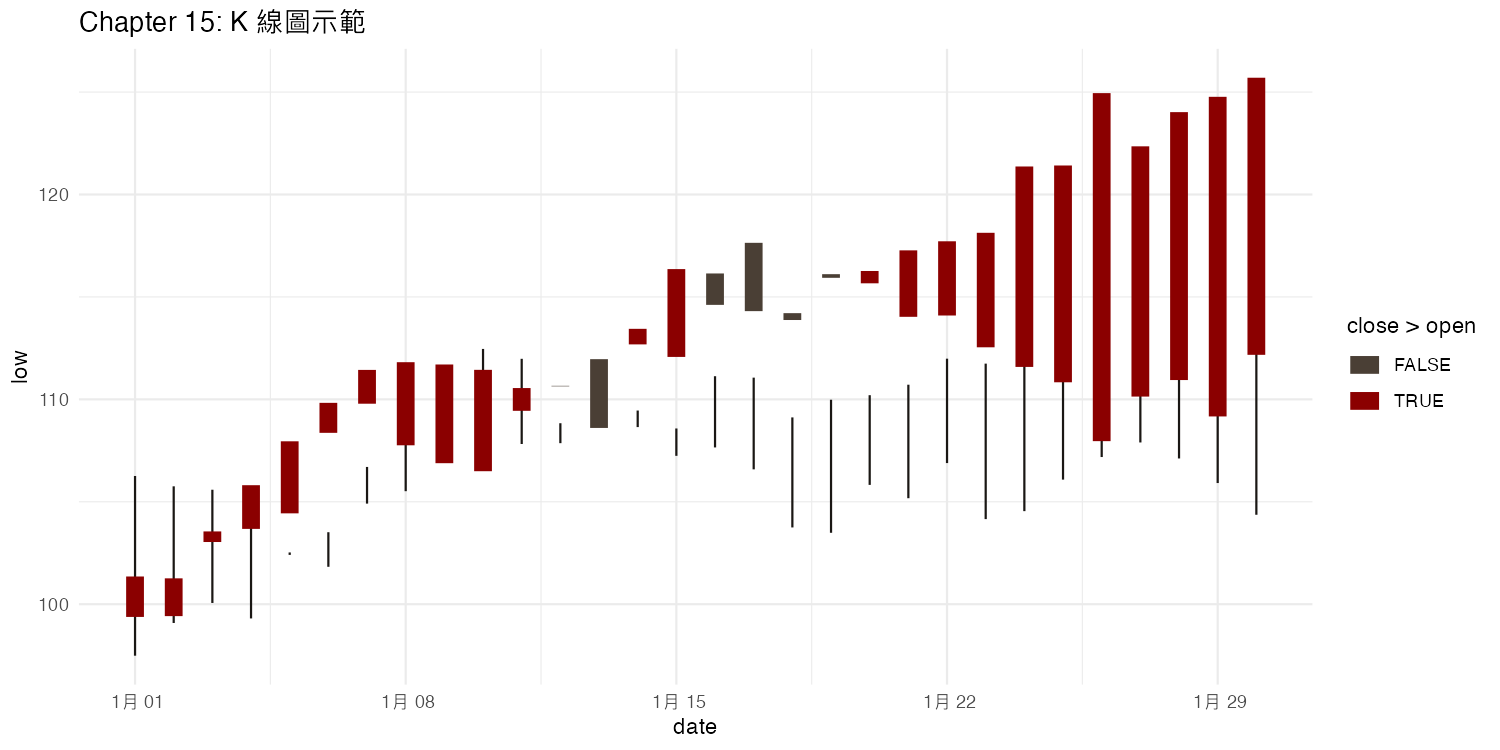

Here is the R script that generated this plot:
library(ggplot2)
set.seed(123)
df <- data.frame(
  date = seq(as.Date("2024-01-01"), by = "day", length.out = 30),
  open = cumsum(rnorm(30, 0.5, 2)) + 100,
  close = cumsum(rnorm(30, 0.5, 2)) + 100,
  high = cumsum(rnorm(30, 0.5, 2)) + 105,
  low = cumsum(rnorm(30, 0.5, 2)) + 95
)
p <- ggplot(df, aes(x = date)) +
  geom_segment(aes(y = low, yend = high), color = "#1a1714") +
  geom_segment(aes(y = open, yend = close, color = close > open), linewidth = 4) +
  scale_color_manual(values = c("#4a3f35", "#8B0000")) +
  labs(title = "Chapter 15: K 線圖示範") +
  theme_minimal()
ggsave("/Users/elvis/r-viz-site/assets/chapter15_candlestick_demo.png", p, width = 10, height = 5, dpi = 150)
cat("Chapter 15 done\n")
